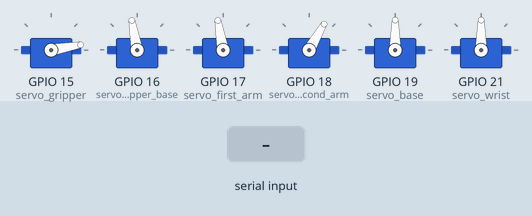
Recording of a program running on a simulated ESP32. Shown: 6 × servo. Inputs (shaded band) come from the test bench.

Above: at 1.2 s.
1.3 s: "1" received over Serial
At 8.5 s:
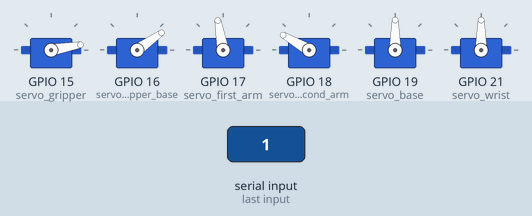
At 13.1 s:
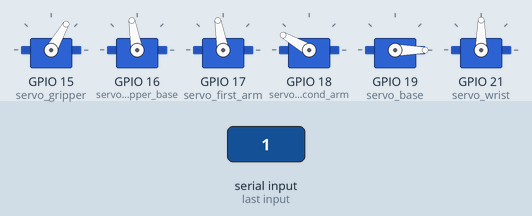
Timing chart, 0 to 18.8 s (numbered marks = the images above; inputs shaded):
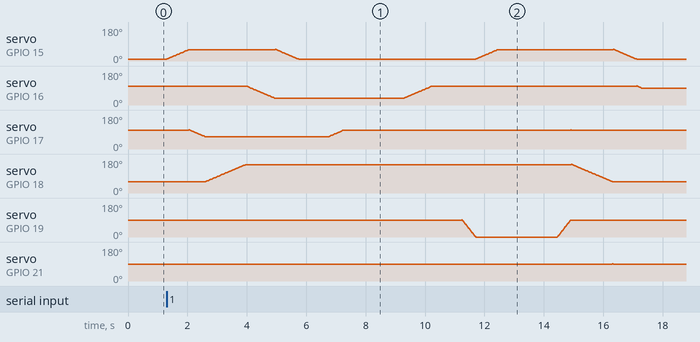

The program:

main.cpp
```cpp
#include <Arduino.h>
#include<ESP32Servo.h>


char data_received;//recebe a cor do OpenCV
int cont_start = 0;
int speedDEFAULT = 15;
int speedBASE = 5;
int grippeCLOSE = 10;
int gripperOPEN = 60;

//FUNCTION TO CLEAR THE LIST IN SERIAL PORT
void clear_serial();

//SL0W MOVING FUNCS
void servo_slow_move_BASE(int pos_inicial,int pos_final, const int speed);
void servo_slow_move_GRIPPER(int pos_inicial,int pos_final, const int speed);
void servo_slow_move_GRIPPER_BASE(int pos_inicial,int pos_final, const int speed);
void servo_slow_move_FIRST_ARM(int pos_inicial,int pos_final, const int speed);
void servo_slow_move_SECOND_ARM(int pos_inicial,int pos_final, const int speed);
void servo_slow_move_WRIST(int pos_inicial,int pos_final, const int speed);


//POSITION PRESETS
void home_pos();
void home_pos2();
void gripper_collect_default();
void blue_pos();
void pink_pos();


//SERVOS DECLARATION
Servo servo_base;
Servo servo_second_arm;
Servo servo_first_arm;
Servo servo_gipper_base;
Servo servo_wrist;
Servo servo_gripper;


void setup() {

//SERVO ATTACHS
servo_gripper.attach(15);
servo_gipper_base.attach(16);
servo_first_arm.attach(17);
servo_second_arm.attach(18);
servo_base.attach(19);
servo_wrist.attach(21);


Serial.begin(9600);

}


void loop() {


//START ALL SERVOS AT DEFAULT POSITION,JUST TO ".read" FUNCTION WORK CORRECTLY. EX: READ FUNCTION ONLY WORKS CORRECTLY IF YOU ALRREDY WRITE A MOVMENT TO A SERVO, LIKE IF YOU DONT START THE SERVO IT WILL READ A HUGE NUMBER(microseconds)Disclaimer initializin on setuo seens not work
if(cont_start==0){
servo_gripper.write(grippeCLOSE);
servo_base.write(90);
servo_first_arm.write(100);
servo_second_arm.write(60);
servo_wrist.write(90);
servo_gipper_base.write(100);

cont_start=1;
}


if(Serial.available()>0){
  data_received= Serial.read();
}


if(data_received=='1'){
  blue_pos();
  while (Serial.available() > 0) {
        Serial.read();
      }
      data_received = 0;


}
else if(data_received=='2'){
 pink_pos();
 while (Serial.available() > 0) {
        Serial.read();
      }
      data_received = 0;


}


}

void clear_serial(){
while (Serial.available() > 0) {
        Serial.read();
      }
      data_received = 0;

}


//FUNCS TO MOVE SERVO SLOWER, NOT AT "HIGH SPEED"(DISCLAIMER FUCK GIRA)... RECIVES THE ACTUAL POSITION , END POSITION AND SPEED OF SERVO MOVMENT

void servo_slow_move_BASE(int pos_inicial,int pos_final, const int speed){

if(pos_inicial<pos_final){ //VERIFY IF IS TO SERVO GO "FORWARDS" OR "BACKWARDS"
for (int pos = pos_inicial; pos <= pos_final; pos += 1) {//DO 0 -> 180
    servo_base.write(pos);
    delay(speed);
  }
}else
  for (int pos = pos_inicial; pos >= pos_final; pos -= 1) {//DO 180 -> 0
    servo_base.write(pos);
    delay(speed);
  }
}

void servo_slow_move_GRIPPER(int pos_inicial,int pos_final, const int speed){
if(pos_inicial<pos_final){
for (int pos = pos_inicial; pos <= pos_final; pos += 1) {
    servo_gripper.write(pos);
    delay(speed);
  }
}else
  for (int pos = pos_inicial; pos >= pos_final; pos -= 1) {
    servo_gripper.write(pos);
    delay(speed);
  }
}

void servo_slow_move_GRIPPER_BASE(int pos_inicial,int pos_final, const int speed){
  if(pos_inicial<pos_final){
for (int pos = pos_inicial; pos <= pos_final; pos += 1) {
    servo_gipper_base.write(pos);
    delay(speed);
  }
}else
  for (int pos = pos_inicial; pos >= pos_final; pos -= 1) {
    servo_gipper_base.write(pos);
    delay(speed);
  }
}

void servo_slow_move_FIRST_ARM(int pos_inicial,int pos_final, const int speed){
if(pos_inicial<pos_final){
for (int pos = pos_inicial; pos <= pos_final; pos += 1) {
    servo_first_arm.write(pos);
    delay(speed);
  }
}else
  for (int pos = pos_inicial; pos >= pos_final; pos -= 1) {
    servo_first_arm.write(pos);
    delay(speed);
  }
}

void servo_slow_move_SECOND_ARM(int pos_inicial,int pos_final, const int speed){
  if(pos_inicial<pos_final){
for (int pos = pos_inicial; pos <= pos_final; pos += 1) {
    servo_second_arm.write(pos);
    delay(speed);
  }
}else
  for (int pos = pos_inicial; pos >= pos_final; pos -= 1) {
    servo_second_arm.write(pos);
    delay(speed);
  }
}

void servo_slow_move_WRIST(int pos_inicial,int pos_final, const int speed){
  if(pos_inicial<pos_final){
for (int pos = pos_inicial; pos <= pos_final; pos += 1) {
    servo_wrist.write(pos);
    delay(speed);
  }
}else
  for (int pos = pos_inicial; pos >= pos_final; pos -= 1) {
    servo_wrist.write(pos);
    delay(speed);
  }
}


//LEADS ARM TO "HOME"/DEFAULT POSITION
void home_pos(){

//SAVE POSITION OF ALL SERVOS
int pos_base = servo_base.read();
int pos_gripper = servo_gripper.read();
int pos_gipper_base = servo_gipper_base.read();
int pos_first_arm =servo_first_arm.read();
int pos_second_arm = servo_second_arm.read();
int pos_wrist = servo_wrist.read();


//SEQUECE OF MOVMENTES TO DEFAULT POSITON, "+1" IS USED TO FIX THE READS, EX: READING A SERVO AT 0 DEGRESS IS "-1", SO YOU ADD 1 "EXTRA DEGREE" TO FIX IT AND NOT BUG THE CODE
servo_slow_move_BASE(pos_base+1,90,speedBASE);
servo_slow_move_FIRST_ARM(pos_first_arm+1,100,speedDEFAULT);//50 IS BECAUSE ON THE REAL ARM(PHISICAL) SERVO IS SIDEWAY SO 50 KEEP ARM VERTICAL
servo_slow_move_SECOND_ARM(pos_second_arm+1,60,speedDEFAULT);
servo_slow_move_WRIST(pos_wrist+1,90,speedDEFAULT);
servo_slow_move_GRIPPER(pos_gripper+1,grippeCLOSE,speedDEFAULT);
servo_slow_move_GRIPPER_BASE(pos_gipper_base+1,90,speedDEFAULT);

}

void home_pos2(){
servo_slow_move_BASE(servo_base.read()+1,90,speedBASE);
servo_slow_move_FIRST_ARM(servo_first_arm.read()+1,30,speedDEFAULT);
servo_slow_move_SECOND_ARM(servo_second_arm.read()+1,170,speedDEFAULT);
servo_slow_move_WRIST(servo_wrist.read()+1,120,speedDEFAULT);
servo_slow_move_GRIPPER_BASE(servo_gripper.read()+1,120,speedDEFAULT);
servo_slow_move_GRIPPER(servo_gripper.read()+1,gripperOPEN,speedDEFAULT);

}

void gripper_collect_default(){
servo_slow_move_GRIPPER(servo_gripper.read()+1,gripperOPEN,speedDEFAULT);

servo_slow_move_FIRST_ARM(servo_first_arm.read()+1,65,speedDEFAULT);

servo_slow_move_SECOND_ARM(servo_second_arm.read()+1,150,speedDEFAULT);

servo_slow_move_GRIPPER_BASE(servo_gipper_base.read()+1,35,speedDEFAULT);

servo_slow_move_GRIPPER(servo_gripper.read()+1,grippeCLOSE,speedDEFAULT);
delay(1000);
servo_slow_move_FIRST_ARM(servo_first_arm.read()+1,100,speedDEFAULT);
delay(2000);

servo_slow_move_GRIPPER_BASE(servo_gipper_base.read()+1,100,speedDEFAULT);

}


void blue_pos(){
gripper_collect_default();
delay(1000);
servo_slow_move_BASE(servo_base.read()+1,0,speedBASE);
servo_slow_move_GRIPPER(servo_gripper.read()+1,gripperOPEN,speedDEFAULT);
delay(2000);
 home_pos();
}


void pink_pos(){
gripper_collect_default();
delay(1000);
servo_slow_move_BASE(servo_base.read()+1,180,speedBASE);
servo_slow_move_GRIPPER(servo_gripper.read()+1,gripperOPEN,speedDEFAULT);
delay(2000);
 home_pos();
}
```
